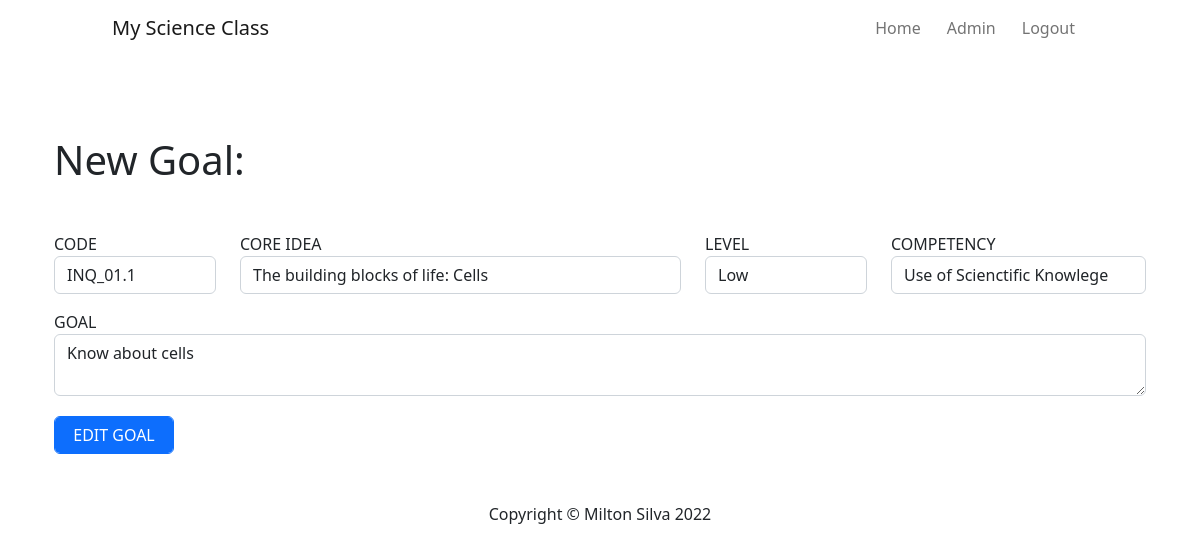
The page /edit-goal/INQ_01.1 (signed in) on the database as committed earlier.
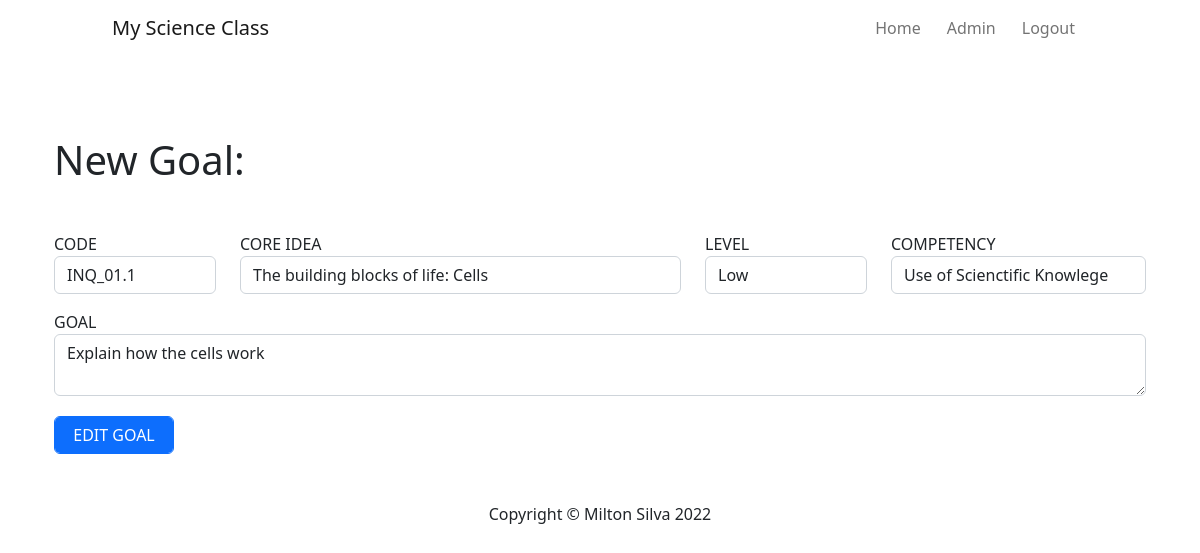
The same page on the database as committed later.
### databases.py (models this page shows)
class Goal(db.Model):
    __tablename__ = "goals"
    code = db.Column(db.String(15), primary_key=True)
    goal_description = db.Column(db.String(1000), nullable=False)
    level = db.Column(db.String(250), nullable=False)
    competency = db.Column(db.String(250), nullable=False)
    topic = db.Column(db.String(250), nullable=False)
    activity = relationship("Activity", back_populates="goal")

### main.py (the view, shortened to what this page needs)
@app.route("/edit-goal/<goal_code>", methods=["GET", "POST"])
@login_required
@admin_only
def edit_goal(goal_code):
    goal = Goal.query.get(goal_code)
    edit_form = GoalForm(
        code = goal.code,
        goal_description = goal.goal_description,
        level = goal.level,
        competency = goal.competency,
        topic = goal.topic
    )
    return render_template("goals.html", form=edit_form, current_user=current_user, is_editing=True)

### forms.py
class GoalForm(FlaskForm):
    code = StringField("CODE", validators=[DataRequired()])
    goal_description = TextAreaField("GOAL", validators=[DataRequired()])
    level = SelectField("LEVEL", choices=["Low", "Basic", "High", "Outstanding"], validators=[DataRequired()])
    competency = SelectField("COMPETENCY", choices=["Use of Scienctific Knowlege", "Inquiry", "Phenomena Explanation"])
    topic = StringField("CORE IDEA", validators=[DataRequired()])
    submit = SubmitField("ADD GOAL")
    edit = SubmitField("EDIT GOAL")

### main.py (called while the page is built)
@login_manager.user_loader
def load_user(user_id):
    return User.query.get(int(user_id))

def admin_only(f):
    @wraps(f)
    def decorated_function(*args, **kwargs):
        if current_user.group != "ADMIN":
            return abort(403)
        return f(*args, **kwargs)
    return decorated_function

### templates/goals.html (shortened to what this page needs)
{% extends 'base.html' %}
{% import "bootstrap/wtf.html" as wtf %}
{% block page_content %}
  <div class="container rubric-cont">
    <h1 class="my-5">New Goal: </h1>
    <form action="" method="POST" role="form" class="form">
        <div class="row">
            <div class="form-group col-md-2">
                {{ wtf.form_field(form.code, class="form-control") }}
            </div>
            <div class="form-group col-md-5">
              {{ wtf.form_field(form.topic, class="form-control") }}
            </div>
            <div class="form-group col-md-2">
                {{ wtf.form_field(form.level, class="form-control") }}
            </div>
            <div class="form-group col-md-3">
                {{ wtf.form_field(form.competency, class="form-control") }}
            </div>
        </div>
        <div class="form-group mt-3">
            {{ wtf.form_field(form.goal_description, class="form-control") }}
        </div>
        <div class="form-group">
            {% if is_editing: %}
            {{ wtf.form_field(form.edit, class="form-control btn btn-primary") }}
            {% else: %}
            {{ wtf.form_field(form.submit, class="form-control btn btn-primary") }}
            {% endif %}
        </div>
    </form>
  </div>
{% include "footer.html" %}
{% endblock %}

Rows that differ between the two databases and show on the page:
changed Goal "INQ_01.1": goal_description "Know about cells" → "Explain how the cells work"
